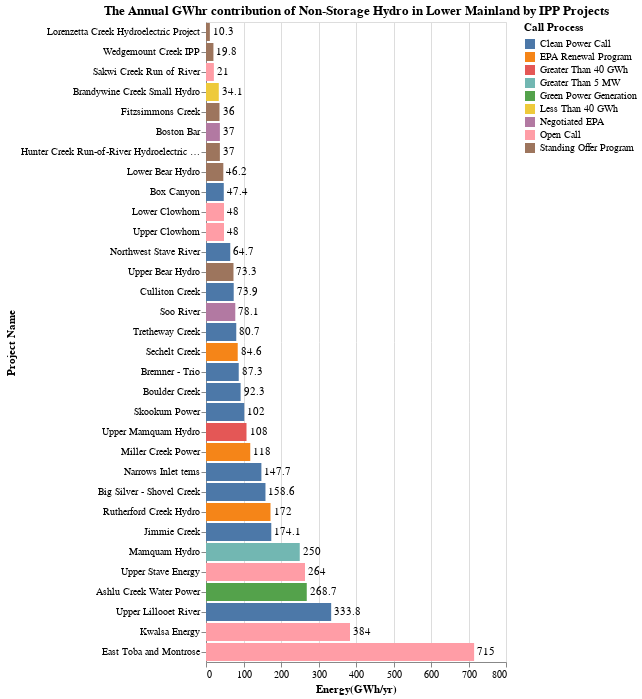

The notebook cell saved with this chart:
### Markdown cell above
The bar chart energy_LM_Loc_chart, shows for Non-Storage Hydro, the energy contribution of the project and the call process by which it was acquired. 

The bar chart capacity_LM_Loc_chart, shows for Non-Storage Hydro, the capacity contribution of each of these projects and the call process by which it was acquired.

### Code cell
title = alt.TitleParams('The Annual GWhr contribution of Non-Storage Hydro in Lower Mainland by IPP Projects')

capacity_IPP = alt.Chart(data_LM, title = title).mark_bar().encode(
                    alt.Y('Project_name', title='Project Name',sort='x'),
                    alt.X('sum(Energy(GWh/yr))', title='Energy(GWh/yr)'),
                    alt.Color('Call_process', title = 'Call Process')).properties( width=300)
energy_LM_Loc_chart = capacity_IPP + capacity_IPP.mark_text(
    color = 'black', align='left', dx = 3).encode(text='sum(Energy(GWh/yr))',color=alt.value('black'))
energy_LM_Loc_chart

### Figure 1 — Vega-Lite specification as saved in the notebook (floating-point values rounded to 4 significant figures)
{"config": {"view": {"continuousWidth": 300, "continuousHeight": 300}}, "layer": [{"mark": {"type": "bar"}, "encoding": {"color": {"field": "Call_process", "title": "Call Process", "type": "nominal"}, "x": {"aggregate": "sum", "field": "Energy(GWh/yr)", "title": "Energy(GWh/yr)", "type": "quantitative"}, "y": {"field": "Project_name", "sort": "x", "title": "Project Name", "type": "nominal"}}, "title": {"text": "The Annual GWhr contribution of Non-Storage Hydro in Lower Mainland by IPP Projects"}}, {"mark": {"type": "text", "align": "left", "color": "black", "dx": 3}, "encoding": {"color": {"value": "black"}, "text": {"aggregate": "sum", "field": "Energy(GWh/yr)", "type": "quantitative"}, "x": {"aggregate": "sum", "field": "Energy(GWh/yr)", "title": "Energy(GWh/yr)", "type": "quantitative"}, "y": {"field": "Project_name", "sort": "x", "title": "Project Name", "type": "nominal"}}, "title": {"text": "The Annual GWhr contribution of Non-Storage Hydro in Lower Mainland by IPP Projects"}}], "data": {"name": "data-ee36b86c46d1c1bbee6994a830756307"}, "width": 300, "$schema": "https://vega.github.io/schema/vega-lite/v5.20.1.json", "datasets": {"data-ee36b86c46d1c1bbee6994a830756307": [{"Sub_region": "Lower Mainland", "Project_name": "Sakwi Creek Run of River", "IPP_seller": "Sakwi Creek Hydro Limited Partnership", "Location": "Agassiz", "Type": "Non-Storage Hydro", "Year": "2006", "Call_process": "Open Call", "Capacity(MW)": 5.5, "Energy(GWh/yr)": 21.0, "Region": "Lower Mainland"}, {"Sub_region": "Lower Mainland", "Project_name": "Boston Bar", "IPP_seller": "Boston Bar Limited Partnership", "Location": "Boston Bar", "Type": "Non-Storage Hydro", "Year": "2017", "Call_process": "Negotiated EPA", "Capacity(MW)": 9.0, "Energy(GWh/yr)": 37.0, "Region": "Lower Mainland"}, {"Sub_region": "Lower Mainland", "Project_name": "Big Silver - Shovel Creek", "IPP_seller": "Big Silver Creek Power Limited Partnership", "Location": "Harrison Hot Springs", "Type": "Non-Storage Hydro", "Year": "2010", "Call_process": "Clean Power Call", "Capacity(MW)": 40.6, "Energy(GWh/yr)": 158.6, "Region": "Lower Mainland"}, {"Sub_region": "Lower Mainland", "Project_name": "Bremner - Trio", "IPP_seller": "Bremner Trio Hydro Corp.", "Location": "Harrison Hot Springs", "Type": "Non-Storage Hydro", "Year": "2010", "Call_process": "Clean Power Call", "Capacity(MW)": 27.5, "Energy(GWh/yr)": 87.3, "Region": "Lower Mainland"}, {"Sub_region": "Lower Mainland", "Project_name": "Hunter Creek Run-of-River Hydroelectric Project", "IPP_seller": "Hunter Creek Hydro Limited Partnership", "Location": "Hope", "Type": "Non-Storage Hydro", "Year": "2010", "Call_process": "Standing Offer Program", "Capacity(MW)": 11.0, "Energy(GWh/yr)": 37.0, "Region": "Lower Mainland"}, {"Sub_region": "Lower Mainland", "Project_name": "Lorenzetta Creek Hydroelectric Project", "IPP_seller": "Zella Holdings Ltd.", "Location": "Laidlaw", "Type": "Non-Storage Hydro", "Year": "2010", "Call_process": "Standing Offer Program", "Capacity(MW)": 3.2, "Energy(GWh/yr)": 10.3, "Region": "Lower Mainland"}, {"Sub_region": "Lower Mainland", "Project_name": "Kwalsa Energy", "IPP_seller": "Harrison Hydro Limited Partnership", "Location": "Mission", "Type": "Non-Storage Hydro", "Year": "2006", "Call_process": "Open Call", "Capacity(MW)": 90.0, "Energy(GWh/yr)": 384.0, "Region": "Lower Mainland"}, {"Sub_region": "Lower Mainland", "Project_name": "Upper Stave Energy", "IPP_seller": "Harrison Hydro Limited Partnership", "Location": "Mission", "Type": "Non-Storage Hydro", "Year": "2006", "Call_process": "Open Call", "Capacity(MW)": 60.0, "Energy(GWh/yr)": 264.0, "Region": "Lower Mainland"}, {"Sub_region": "Lower Mainland", "Project_name": "Northwest Stave River", "IPP_seller": "Northwest Stave River Hydro Limited Partnership", "Location": "Mission", "Type": "Non-Storage Hydro", "Year": "2010", "Call_process": "Clean Power Call", "Capacity(MW)": 17.5, "Energy(GWh/yr)": 64.7, "Region": "Lower Mainland"}, {"Sub_region": "Lower Mainland", "Project_name": "Tretheway Creek", "IPP_seller": "Tretheway Creek Power LP", "Location": "Mission", "Type": "Non-Storage Hydro", "Year": "2010", "Call_process": "Clean Power Call", "Capacity(MW)": 21.2, "Energy(GWh/yr)": 80.7, "Region": "Lower Mainland"}, {"Sub_region": "Lower Mainland", "Project_name": "Boulder Creek", "IPP_seller": "Boulder Creek Power Limited Partnership", "Location": "Pemberton", "Type": "Non-Storage Hydro", "Year": "2010", "Call_process": "Clean Power Call", "Capacity(MW)": 25.3, "Energy(GWh/yr)": 92.3, "Region": "Lower Mainland"}, {"Sub_region": "Lower Mainland", "Project_name": "Upper Lillooet River", "IPP_seller": "Upper Lillooet River Power Limited Partnership", "Location": "Pemberton", "Type": "Non-Storage Hydro", "Year": "2010", "Call_process": "Clean Power Call", "Capacity(MW)": 81.4, "Energy(GWh/yr)": 333.8, "Region": "Lower Mainland"}, {"Sub_region": "Lower Mainland", "Project_name": "Miller Creek Power", "IPP_seller": "Brown Miller Power LP", "Location": "Pemberton", "Type": "Non-Storage Hydro", "Year": "2022", "Call_process": "EPA Renewal Program", "Capacity(MW)": 33.0, "Energy(GWh/yr)": 118.0, "Region": "Lower Mainland"}, {"Sub_region": "Lower Mainland", "Project_name": "Rutherford Creek Hydro", "IPP_seller": "Rutherford Creek Power Limited Partnership", "Location": "Pemberton", "Type": "Non-Storage Hydro", "Year": "2022", "Call_process": "EPA Renewal Program", "Capacity(MW)": 50.0, "Energy(GWh/yr)": 172.0, "Region": "Lower Mainland"}, {"Sub_region": "Lower Mainland", "Project_name": "Box Canyon", "IPP_seller": "Box Canyon Hydro Corporation", "Location": "Port Mellon", "Type": "Non-Storage Hydro", "Year": "2010", "Call_process": "Clean Power Call", "Capacity(MW)": 14.7, "Energy(GWh/yr)": 47.4, "Region": "Lower Mainland"}, {"Sub_region": "Lower Mainland", "Project_name": "East Toba and Montrose", "IPP_seller": "Toba Montrose General Partnership", "Location": "Powell River", "Type": "Non-Storage Hydro", "Year": "2006", "Call_process": "Open Call", "Capacity(MW)": 196.0, "Energy(GWh/yr)": 715.0, "Region": "Lower Mainland"}, {"Sub_region": "Lower Mainland", "Project_name": "Jimmie Creek", "IPP_seller": "Jimmie Creek Limited Partnership", "Location": "Powell River", "Type": "Non-Storage Hydro", "Year": "2010", "Call_process": "Clean Power Call", "Capacity(MW)": 62.0, "Energy(GWh/yr)": 174.1, "Region": "Lower Mainland"}, {"Sub_region": "Lower Mainland", "Project_name": "Lower Clowhom", "IPP_seller": "Clowhom Limited Partnership", "Location": "Sechelt", "Type": "Non-Storage Hydro", "Year": "2006", "Call_process": "Open Call", "Capacity(MW)": 11.0, "Energy(GWh/yr)": 48.0, "Region": "Lower Mainland"}, {"Sub_region": "Lower Mainland", "Project_name": "Upper Clowhom", "IPP_seller": "Clowhom Limited Partnership", "Location": "Sechelt", "Type": "Non-Storage Hydro", "Year": "2006", "Call_process": "Open Call", "Capacity(MW)": 11.0, "Energy(GWh/yr)": 48.0, "Region": "Lower Mainland"}, {"Sub_region": "Lower Mainland", "Project_name": "Lower Bear Hydro", "IPP_seller": "Bear Hydro Limited Partnership", "Location": "Sechelt", "Type": "Non-Storage Hydro", "Year": "2008", "Call_process": "Standing Offer Program", "Capacity(MW)": 10.0, "Energy(GWh/yr)": 46.2, "Region": "Lower Mainland"}, {"Sub_region": "Lower Mainland", "Project_name": "Upper Bear Hydro", "IPP_seller": "Bear Hydro Limited Partnership", "Location": "Sechelt", "Type": "Non-Storage Hydro", "Year": "2008", "Call_process": "Standing Offer Program", "Capacity(MW)": 10.0, "Energy(GWh/yr)": 73.3, "Region": "Lower Mainland"}, {"Sub_region": "Lower Mainland", "Project_name": "Narrows Inlet tems", "IPP_seller": "sayamkwu Limited Partnership", "Location": "Sechelt", "Type": "Non-Storage Hydro", "Year": "2010", "Call_process": "Clean Power Call", "Capacity(MW)": 33.0, "Energy(GWh/yr)": 147.7, "Region": "Lower Mainland"}, {"Sub_region": "Lower Mainland", "Project_name": "Sechelt Creek", "IPP_seller": "MPT Hydro LP", "Location": "Sechelt", "Type": "Non-Storage Hydro", "Year": "2022", "Call_process": "EPA Renewal Program", "Capacity(MW)": 16.6, "Energy(GWh/yr)": 84.6, "Region": "Lower Mainland"}, {"Sub_region": "Lower Mainland", "Project_name": "Mamquam Hydro", "IPP_seller": "Atlantic Power (Coastal Rivers) Corporation", "Location": "Squamish", "Type": "Non-Storage Hydro", "Year": "1988", "Call_process": "Greater Than 5 MW", "Capacity(MW)": 58.0, "Energy(GWh/yr)": 250.0, "Region": "Lower Mainland"}, {"Sub_region": "Lower Mainland", "Project_name": "Upper Mamquam Hydro", "IPP_seller": "Canadian Hydro Developers Inc.", "Location": "Squamish", "Type": "Non-Storage Hydro", "Year": "2001", "Call_process": "Greater Than 40 GWh", "Capacity(MW)": 25.0, "Energy(GWh/yr)": 108.0, "Region": "Lower Mainland"}, {"Sub_region": "Lower Mainland", "Project_name": "Ashlu Creek Water Power", "IPP_seller": "Ashlu Creek Investments LP", "Location": "Squamish", "Type": "Non-Storage Hydro", "Year": "2003", "Call_process": "Green Power Generation", "Capacity(MW)": 49.9, "Energy(GWh/yr)": 268.7, "Region": "Lower Mainland"}, {"Sub_region": "Lower Mainland", "Project_name": "Culliton Creek", "IPP_seller": "Culliton Creek Power Limited Partnership", "Location": "Squamish", "Type": "Non-Storage Hydro", "Year": "2010", "Call_process": "Clean Power Call", "Capacity(MW)": 15.0, "Energy(GWh/yr)": 73.9, "Region": "Lower Mainland"}, {"Sub_region": "Lower Mainland", "Project_name": "Skookum Power", "IPP_seller": "Skookum Creek Power Partnership", "Location": "Squamish", "Type": "Non-Storage Hydro", "Year": "2010", "Call_process": "Clean Power Call", "Capacity(MW)": 25.0, "Energy(GWh/yr)": 102.0, "Region": "Lower Mainland"}, {"Sub_region": "Lower Mainland", "Project_name": "Brandywine Creek Small Hydro", "IPP_seller": "Rockford Energy Corp.", "Location": "Whistler", "Type": "Non-Storage Hydro", "Year": "2001", "Call_process": "Less Than 40 GWh", "Capacity(MW)": 7.6, "Energy(GWh/yr)": 34.1, "Region": "Lower Mainland"}, {"Sub_region": "Lower Mainland", "Project_name": "Fitzsimmons Creek", "IPP_seller": "Fitzsimmons Creek Hydro Limited Partnership", "Location": "Whistler", "Type": "Non-Storage Hydro", "Year": "2008", "Call_process": "Standing Offer Program", "Capacity(MW)": 7.9, "Energy(GWh/yr)": 36.0, "Region": "Lower Mainland"}, {"Sub_region": "Lower Mainland", "Project_name": "Wedgemount Creek IPP", "IPP_seller": "Concord Wedgemount Creek General Partnership", "Location": "Whistler", "Type": "Non-Storage Hydro", "Year": "2010", "Call_process": "Standing Offer Program", "Capacity(MW)": 5.4, "Energy(GWh/yr)": 19.8, "Region": "Lower Mainland"}, {"Sub_region": "Lower Mainland", "Project_name": "Soo River", "IPP_seller": "Joint Venture", "Location": "Whistler", "Type": "Non-Storage Hydro", "Year": "2016", "Call_process": "Negotiated EPA", "Capacity(MW)": 13.1, "Energy(GWh/yr)": 78.1, "Region": "Lower Mainland"}]}}
